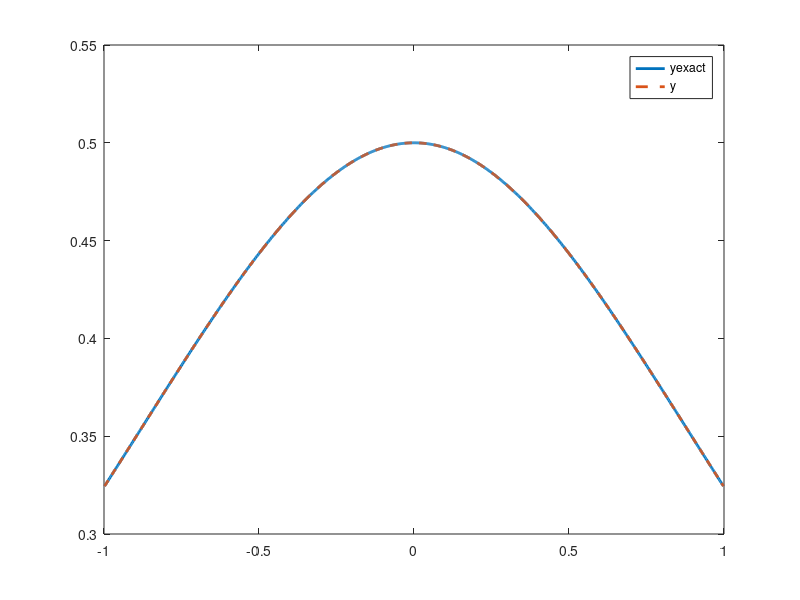

Source code (MATLAB):
clc;
clearvars;
%  We are solv1ng a 2 po1nt BVP problem w1th h3lp of finite difference  scheme
% given problem
% u'' = -u + 2(u')^2/u    -1<t<1
% u(-1) = u(1) = (e+e^-1)^-1

% Initial values according to the problem
a=-1;
b=1;
alpha = 1/(exp(1) + (1/exp(1)));
beta = 1/(exp(1) + (1/exp(1)));
% df/dy and df/d(y')
dfdy = @(t,y,y1) -1-(2*(y1)^2)/(y*y);
dfddy = @(t,y,y1) 4*y1/y;
% f(t,u,u') Consider it as a vector function
f = @(t,y,y1)  -y + (2*((y1).^2))./y;

M = 10;
error = zeros(1:M);

for po = 3:M
    % Number of steps
    N = 2^po;
    printf("Current N: %d",N);

    % Step size
    h = (b-a)/(N+1);

    % A matrix tridiagonal
    A = spdiags(ones(N,1)*[1 -2 1], -1:1, N, N);

    % Exact Solution
    yexact = zeros(1,N);
    for i = 2:N+1
        t = -1 + (i-1)*h;
        yexact(i-1) = (exp(t) + exp(-t))^-1;
    end

    % Initialise values;
    t = a + h*([1:N]');
    y = zeros(N,1);
    dy = zeros(N,1);
    g = zeros(N,1);
    g(1) = -alpha/(h*h);
    g(end) = -beta/(h*h);

    %  Initialized y with line interpolation
    for i = 1:N
        y(i) = alpha + i*(beta-alpha)/(N+1);
    end

    while (1)

        % y' Calculation
        dy(2:end-1) = (y(3:end) - y(1:end-2)) / (2*h);
        % Handle boundaries
        dy(1) = (y(2) - alpha) / (2*h);
        dy(end) = (beta - y(end-1)) / (2*h);

        % F vector
        fvec = f(t,y,dy);

        % We are solving Ay/(h*h) - fvec - g = 0
        H = (A*y)./(h*h) - fvec - g ;

        % Calculating F jacobian
        Fj = zeros(N,N);
        for i = 1:N
            Fj(i,i) = dfdy(a+i*h,y(i),dy(i));
        end
        for i = 1:N-1
            Fj(i,i+1) = dfddy(a+i*h,y(i),dy(i))/(2*h);
            Fj(i+1,i) = -dfddy(a+(i+1)*h,y(i+1),dy(i+1))/(2*h);
        end
        dH = A/(h*h) - Fj;

        % Newtons step
        y1 = y - (dH\H);

        % Epsilon check
        if (abs(norm(y1-y))<1e-8)
              y = y1;
              disp(y);
            break;
        end
        y = y1;
    end

    error(po) = max(abs(yexact-y'))/max(abs(yexact));
end

fprintf('\n');
for m = 3:M
    fprintf('%6d \t %0.6e \t %0.2f\n', 2^m, error(m), error(m-1)/error(m));
end

% Ploting
plot(a+[1:N]*h,yexact,'LineWidth',2);
hold on;
plot(a+[1:N]*h,y,'--','LineWidth',2);
legend('yexact','y');
